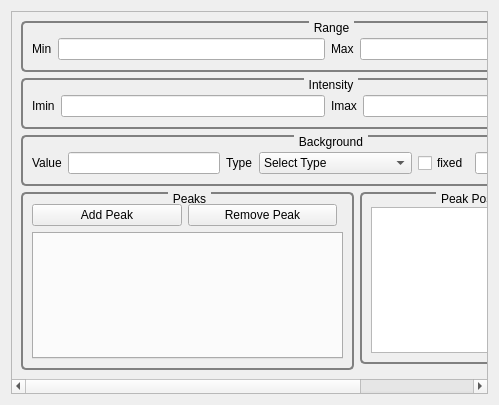
<?xml version="1.0" encoding="UTF-8"?>
<ui version="4.0">
 <class>Form</class>
 <widget class="QWidget" name="Form">
  <property name="geometry">
   <rect>
    <x>0</x>
    <y>0</y>
    <width>499</width>
    <height>405</height>
   </rect>
  </property>
  <property name="windowTitle">
   <string>Form</string>
  </property>
  <layout class="QGridLayout" name="gridLayout_7">
   <item row="0" column="0">
    <widget class="QScrollArea" name="scrollArea">
     <property name="widgetResizable">
      <bool>true</bool>
     </property>
     <widget class="QWidget" name="scrollAreaWidgetContents">
      <property name="geometry">
       <rect>
        <x>0</x>
        <y>0</y>
        <width>563</width>
        <height>378</height>
       </rect>
      </property>
      <layout class="QGridLayout" name="gridLayout_5">
       <item row="2" column="0" colspan="3">
        <widget class="QGroupBox" name="groupBox_2">
         <property name="styleSheet">
          <string notr="true">QGroupBox {
    background-color: qlineargradient(x1: 0, y1: 0, x2: 0, y2: 1,
                                      stop: 0 #E0E0E0, stop: 1 #FFFFFF);
    border: 2px solid gray;
    border-radius: 5px;
    margin-top: 1ex; /* leave space at the top for the title */
}

QGroupBox::title {
    subcontrol-origin: margin;
    subcontrol-position: top center; /* position at the top center */
    padding: 0 3px;
    background-color: qlineargradient(x1: 0, y1: 0, x2: 0, y2: 1,
                                      stop: 0 #FF0ECE, stop: 1 #FFFFFF);
}</string>
         </property>
         <property name="title">
          <string>Background</string>
         </property>
         <layout class="QGridLayout" name="gridLayout_4">
          <property name="topMargin">
           <number>15</number>
          </property>
          <property name="bottomMargin">
           <number>10</number>
          </property>
          <item row="0" column="0">
           <widget class="QLabel" name="label_3">
            <property name="text">
             <string>Value</string>
            </property>
           </widget>
          </item>
          <item row="0" column="1">
           <widget class="QLineEdit" name="Range_Background_Val">
            <property name="sizePolicy">
             <sizepolicy hsizetype="Expanding" vsizetype="Fixed">
              <horstretch>0</horstretch>
              <verstretch>0</verstretch>
             </sizepolicy>
            </property>
            <property name="toolTip">
             <string>Separate multiple values with comma (,)</string>
            </property>
           </widget>
          </item>
          <item row="0" column="2">
           <widget class="QLabel" name="label_4">
            <property name="text">
             <string>Type</string>
            </property>
           </widget>
          </item>
          <item row="0" column="3">
           <widget class="QComboBox" name="Background_Type">
            <property name="sizePolicy">
             <sizepolicy hsizetype="Expanding" vsizetype="Fixed">
              <horstretch>0</horstretch>
              <verstretch>0</verstretch>
             </sizepolicy>
            </property>
            <property name="styleSheet">
             <string notr="true"/>
            </property>
            <item>
             <property name="text">
              <string extracomment="Select Type">Select Type</string>
             </property>
            </item>
            <item>
             <property name="text">
              <string>fourier</string>
             </property>
            </item>
            <item>
             <property name="text">
              <string>spline_linear</string>
             </property>
            </item>
            <item>
             <property name="text">
              <string>spline_quadratic</string>
             </property>
            </item>
            <item>
             <property name="text">
              <string>spline_cubic_closed</string>
             </property>
            </item>
            <item>
             <property name="text">
              <string>spline_cubic_open</string>
             </property>
            </item>
            <item>
             <property name="text">
              <string>independent</string>
             </property>
            </item>
           </widget>
          </item>
          <item row="0" column="4">
           <widget class="QCheckBox" name="bg_fixed_checkbox">
            <property name="sizePolicy">
             <sizepolicy hsizetype="Preferred" vsizetype="Fixed">
              <horstretch>0</horstretch>
              <verstretch>0</verstretch>
             </sizepolicy>
            </property>
            <property name="text">
             <string>fixed</string>
            </property>
           </widget>
          </item>
          <item row="0" column="5">
           <widget class="QLineEdit" name="bg_fixed_lineEdit">
            <property name="sizePolicy">
             <sizepolicy hsizetype="Expanding" vsizetype="Fixed">
              <horstretch>0</horstretch>
              <verstretch>0</verstretch>
             </sizepolicy>
            </property>
           </widget>
          </item>
         </layout>
        </widget>
       </item>
       <item row="3" column="0" rowspan="2">
        <widget class="QGroupBox" name="groupBox_4">
         <property name="styleSheet">
          <string notr="true">QGroupBox {
    background-color: qlineargradient(x1: 0, y1: 0, x2: 0, y2: 1,
                                      stop: 0 #E0E0E0, stop: 1 #FFFFFF);
    border: 2px solid gray;
    border-radius: 5px;
    margin-top: 1ex; /* leave space at the top for the title */
}

QGroupBox::title {
    subcontrol-origin: margin;
    subcontrol-position: top center; /* position at the top center */
    padding: 0 3px;
    background-color: qlineargradient(x1: 0, y1: 0, x2: 0, y2: 1,
                                      stop: 0 #FF0ECE, stop: 1 #FFFFFF);
}</string>
         </property>
         <property name="title">
          <string>Peaks</string>
         </property>
         <layout class="QGridLayout" name="gridLayout_2">
          <property name="topMargin">
           <number>10</number>
          </property>
          <item row="0" column="0">
           <widget class="QPushButton" name="Add_Peak_Btn">
            <property name="sizePolicy">
             <sizepolicy hsizetype="Expanding" vsizetype="Fixed">
              <horstretch>0</horstretch>
              <verstretch>0</verstretch>
             </sizepolicy>
            </property>
            <property name="styleSheet">
             <string notr="true">background: qlineargradient(x1: 0, y1: 0, x2: 0, y2: 1,
                                stop: 0 #E1E1E1, stop: 0.4 #DDDDDD,
                                stop: 0.5 #D8D8D8, stop: 1.0 #D3D3D3);</string>
            </property>
            <property name="text">
             <string>Add Peak</string>
            </property>
           </widget>
          </item>
          <item row="0" column="1">
           <widget class="QPushButton" name="Remove_Peak_Btn">
            <property name="sizePolicy">
             <sizepolicy hsizetype="Expanding" vsizetype="Fixed">
              <horstretch>0</horstretch>
              <verstretch>0</verstretch>
             </sizepolicy>
            </property>
            <property name="styleSheet">
             <string notr="true">background: qlineargradient(x1: 0, y1: 0, x2: 0, y2: 1,
                                stop: 0 #E1E1E1, stop: 0.4 #DDDDDD,
                                stop: 0.5 #D8D8D8, stop: 1.0 #D3D3D3);</string>
            </property>
            <property name="text">
             <string>Remove Peak</string>
            </property>
           </widget>
          </item>
          <item row="2" column="0" colspan="3">
           <widget class="QTabWidget" name="Peak_Tab">
            <property name="styleSheet">
             <string notr="true"/>
            </property>
            <property name="currentIndex">
             <number>-1</number>
            </property>
            <property name="iconSize">
             <size>
              <width>3</width>
              <height>3</height>
             </size>
            </property>
           </widget>
          </item>
         </layout>
        </widget>
       </item>
       <item row="3" column="1" colspan="2">
        <widget class="QGroupBox" name="groupBox_5">
         <property name="sizePolicy">
          <sizepolicy hsizetype="Maximum" vsizetype="Expanding">
           <horstretch>0</horstretch>
           <verstretch>0</verstretch>
          </sizepolicy>
         </property>
         <property name="styleSheet">
          <string notr="true">QGroupBox {
    background-color: qlineargradient(x1: 0, y1: 0, x2: 0, y2: 1,
                                      stop: 0 #E0E0E0, stop: 1 #FFFFFF);
    border: 2px solid gray;
    border-radius: 5px;
    margin-top: 1ex; /* leave space at the top for the title */
}

QGroupBox::title {
    subcontrol-origin: margin;
    subcontrol-position: top center; /* position at the top center */
    padding: 0 3px;
    background-color: qlineargradient(x1: 0, y1: 0, x2: 0, y2: 1,
                                      stop: 0 #FF0ECE, stop: 1 #FFFFFF);
}</string>
         </property>
         <property name="title">
          <string>Peak Position Seletion</string>
         </property>
         <layout class="QGridLayout" name="gridLayout_6">
          <property name="topMargin">
           <number>13</number>
          </property>
          <item row="0" column="0">
           <widget class="QTextEdit" name="Peak_Pos_Selection">
            <property name="sizePolicy">
             <sizepolicy hsizetype="Fixed" vsizetype="Preferred">
              <horstretch>0</horstretch>
              <verstretch>0</verstretch>
             </sizepolicy>
            </property>
           </widget>
          </item>
         </layout>
        </widget>
       </item>
       <item row="1" column="0" colspan="3">
        <widget class="QGroupBox" name="groupBox_3">
         <property name="styleSheet">
          <string notr="true">QGroupBox {
    background-color: qlineargradient(x1: 0, y1: 0, x2: 0, y2: 1,
                                      stop: 0 #E0E0E0, stop: 1 #FFFFFF);
    border: 2px solid gray;
    border-radius: 5px;
    margin-top: 1ex; /* leave space at the top for the title */
}

QGroupBox::title {
    subcontrol-origin: margin;
    subcontrol-position: top center; /* position at the top center */
    padding: 0 3px;
    background-color: qlineargradient(x1: 0, y1: 0, x2: 0, y2: 1,
                                      stop: 0 #FF0ECE, stop: 1 #FFFFFF);
}</string>
         </property>
         <property name="title">
          <string>Intensity</string>
         </property>
         <layout class="QGridLayout" name="gridLayout_3">
          <property name="topMargin">
           <number>15</number>
          </property>
          <property name="bottomMargin">
           <number>10</number>
          </property>
          <item row="0" column="2">
           <widget class="QLabel" name="label_6">
            <property name="text">
             <string>Imax</string>
            </property>
           </widget>
          </item>
          <item row="0" column="3">
           <widget class="QLineEdit" name="Intensity_max">
            <property name="sizePolicy">
             <sizepolicy hsizetype="Expanding" vsizetype="Fixed">
              <horstretch>0</horstretch>
              <verstretch>0</verstretch>
             </sizepolicy>
            </property>
           </widget>
          </item>
          <item row="0" column="0">
           <widget class="QLabel" name="label_5">
            <property name="text">
             <string>Imin</string>
            </property>
           </widget>
          </item>
          <item row="0" column="1">
           <widget class="QLineEdit" name="Intensity_min">
            <property name="sizePolicy">
             <sizepolicy hsizetype="Expanding" vsizetype="Fixed">
              <horstretch>0</horstretch>
              <verstretch>0</verstretch>
             </sizepolicy>
            </property>
           </widget>
          </item>
         </layout>
        </widget>
       </item>
       <item row="0" column="0" colspan="3">
        <widget class="QGroupBox" name="groupBox">
         <property name="styleSheet">
          <string notr="true">QGroupBox {
    background-color: qlineargradient(x1: 0, y1: 0, x2: 0, y2: 1,
                                      stop: 0 #E0E0E0, stop: 1 #FFFFFF);
    border: 2px solid gray;
    border-radius: 5px;
    margin-top: 1ex; /* leave space at the top for the title */
}

QGroupBox::title {
    subcontrol-origin: margin;
    subcontrol-position: top center; /* position at the top center */
    padding: 0 3px;
    background-color: qlineargradient(x1: 0, y1: 0, x2: 0, y2: 1,
                                      stop: 0 #FF0ECE, stop: 1 #FFFFFF);
}</string>
         </property>
         <property name="title">
          <string>Range</string>
         </property>
         <layout class="QGridLayout" name="gridLayout">
          <property name="topMargin">
           <number>15</number>
          </property>
          <property name="bottomMargin">
           <number>10</number>
          </property>
          <item row="0" column="0">
           <widget class="QLabel" name="label">
            <property name="text">
             <string>Min</string>
            </property>
           </widget>
          </item>
          <item row="0" column="1">
           <widget class="QLineEdit" name="Range_min">
            <property name="sizePolicy">
             <sizepolicy hsizetype="Expanding" vsizetype="Fixed">
              <horstretch>0</horstretch>
              <verstretch>0</verstretch>
             </sizepolicy>
            </property>
           </widget>
          </item>
          <item row="0" column="2">
           <widget class="QLabel" name="label_2">
            <property name="text">
             <string>Max</string>
            </property>
           </widget>
          </item>
          <item row="0" column="3">
           <widget class="QLineEdit" name="Range_max">
            <property name="sizePolicy">
             <sizepolicy hsizetype="Expanding" vsizetype="Fixed">
              <horstretch>0</horstretch>
              <verstretch>0</verstretch>
             </sizepolicy>
            </property>
           </widget>
          </item>
         </layout>
        </widget>
       </item>
      </layout>
     </widget>
    </widget>
   </item>
  </layout>
 </widget>
 <resources/>
 <connections/>
</ui>
